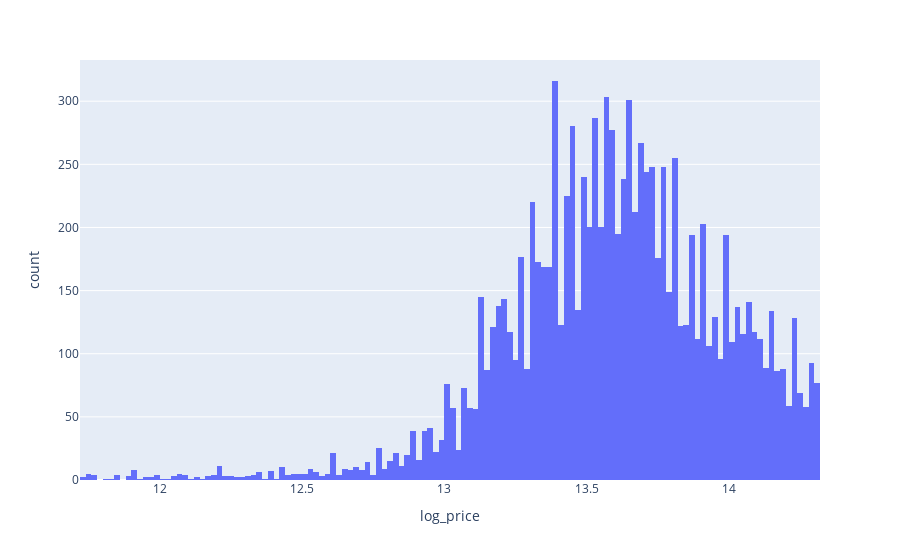

Notebook source saved alongside this figure:
### Code cell
fig = px.histogram(df, x='log_price')
fig.show()

### Figure 1 — Plotly figure (JSON) as saved in the notebook; plotly's stock layout.template omitted (floating-point values rounded to 4 significant figures; data arrays with more than 128 entries replaced by an {"elided": "..."} marker saying what was removed)
{"data": [{"alignmentgroup": "True", "bingroup": "x", "hovertemplate": "log_price=%{x}<br>count=%{y}<extra></extra>", "legendgroup": "", "marker": {"color": "#636efa", "pattern": {"shape": ""}}, "name": "", "offsetgroup": "", "orientation": "v", "showlegend": false, "type": "histogram", "x": {"elided": "10721 float values"}, "xaxis": "x", "yaxis": "y"}], "layout": {"barmode": "relative", "legend": {"tracegroupgap": 0}, "margin": {"t": 60}, "xaxis": {"anchor": "y", "domain": [0, 1], "title": {"text": "log_price"}}, "yaxis": {"anchor": "x", "domain": [0, 1], "title": {"text": "count"}}}}
